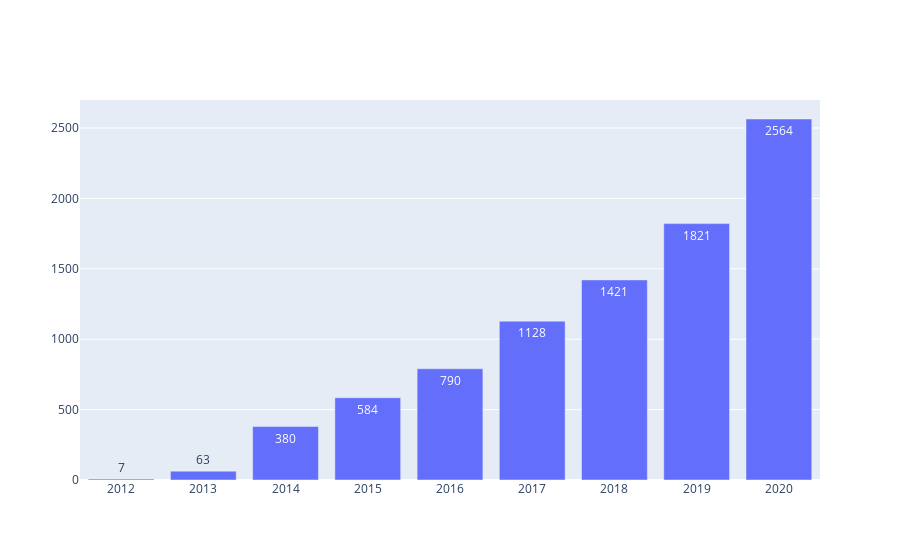

Notebook cell for this chart:
### Code cell
import plotly.graph_objects as go

x = ['2012', '2013', '2014', '2015', '2016', '2017', '2018', '2019', '2020', ]
y = [7, 63, 380, 584, 790, 1128, 1421, 1821, 2564]

# Use textposition='auto' for direct text
fig = go.Figure(data=[go.Bar(
            x=x, y=y,
            text=y,
            textposition='auto',
        )])

fig.show()

### Figure 1 — Plotly figure (JSON) as saved in the notebook; plotly's stock layout.template omitted (floating-point values rounded to 4 significant figures)
{"data": [{"text": ["7", "63", "380", "584", "790", "1128", "1421", "1821", "2564"], "textposition": "auto", "type": "bar", "x": ["2012", "2013", "2014", "2015", "2016", "2017", "2018", "2019", "2020"], "y": [7, 63, 380, 584, 790, 1128, 1421, 1821, 2564]}], "layout": {}}
